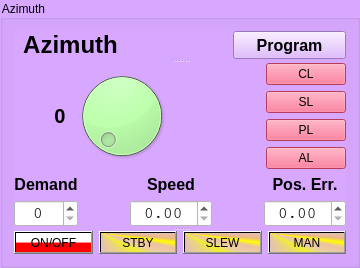
       <widget class="QGroupBox" name="Azimuth">
        <property name="styleSheet">
         <string notr="true">background-color: rgb(216, 167, 255);</string>
        </property>
        <property name="title">
         <string>Azimuth</string>
        </property>
        <layout class="QGridLayout" name="gridLayout_2">
         <item row="0" column="0">
          <widget class="QSplitter" name="splitter">
           <property name="orientation">
            <enum>Qt::Vertical</enum>
           </property>
           <widget class="QWidget" name="layoutWidget">
            <layout class="QHBoxLayout" name="horizontalLayout_2">
             <item>
              <widget class="QLabel" name="labelAzimuth">
               <property name="font">
                <font>
                 <pointsize>18</pointsize>
                 <weight>75</weight>
                 <bold>true</bold>
                </font>
               </property>
               <property name="text">
                <string>Azimuth</string>
               </property>
               <property name="alignment">
                <set>Qt::AlignCenter</set>
               </property>
              </widget>
             </item>
             <item>
              <spacer name="horizontalSpacer">
               <property name="orientation">
                <enum>Qt::Horizontal</enum>
               </property>
               <property name="sizeType">
                <enum>QSizePolicy::Fixed</enum>
               </property>
               <property name="sizeHint" stdset="0">
                <size>
                 <width>100</width>
                 <height>20</height>
                </size>
               </property>
              </spacer>
             </item>
             <item>
              <widget class="QPushButton" name="ProgramPushButtonA">
               <property name="sizePolicy">
                <sizepolicy hsizetype="Fixed" vsizetype="Fixed">
                 <horstretch>0</horstretch>
                 <verstretch>0</verstretch>
                </sizepolicy>
               </property>
               <property name="maximumSize">
                <size>
                 <width>1000</width>
                 <height>500</height>
                </size>
               </property>
               <property name="font">
                <font>
                 <pointsize>12</pointsize>
                 <weight>75</weight>
                 <bold>true</bold>
                </font>
               </property>
               <property name="text">
                <string>Program</string>
               </property>
              </widget>
             </item>
            </layout>
           </widget>
           <widget class="QWidget" name="layoutWidget">
            <layout class="QVBoxLayout" name="verticalLayout_3">
             <item>
              <layout class="QHBoxLayout" name="horizontalLayout_5">
               <item>
                <spacer name="horizontalSpacer_4">
                 <property name="orientation">
                  <enum>Qt::Horizontal</enum>
                 </property>
                 <property name="sizeHint" stdset="0">
                  <size>
                   <width>40</width>
                   <height>20</height>
                  </size>
                 </property>
                </spacer>
               </item>
               <item>
                <layout class="QHBoxLayout" name="horizontalLayout_3">
                 <item>
                  <widget class="QLabel" name="AzimuthDialLabel">
                   <property name="font">
                    <font>
                     <pointsize>15</pointsize>
                     <weight>75</weight>
                     <bold>true</bold>
                    </font>
                   </property>
                   <property name="text">
                    <string>0</string>
                   </property>
                   <property name="alignment">
                    <set>Qt::AlignCenter</set>
                   </property>
                  </widget>
                 </item>
                 <item>
                  <widget class="QDial" name="AzimuthDial">
                   <property name="styleSheet">
                    <string notr="true">background-color: rgb(187, 255, 171);</string>
                   </property>
                  </widget>
                 </item>
                </layout>
               </item>
               <item>
                <spacer name="horizontalSpacer_5">
                 <property name="orientation">
                  <enum>Qt::Horizontal</enum>
                 </property>
                 <property name="sizeType">
                  <enum>QSizePolicy::Fixed</enum>
                 </property>
                 <property name="sizeHint" stdset="0">
                  <size>
                   <width>88</width>
                   <height>20</height>
                  </size>
                 </property>
                </spacer>
               </item>
               <item>
                <layout class="QVBoxLayout" name="verticalLayout_6">
                 <item>
                  <widget class="QPushButton" name="pushButtonCL">
                   <property name="styleSheet">
                    <string notr="true">background-color: rgb(255, 85, 127);</string>
                   </property>
                   <property name="text">
                    <string>CL</string>
                   </property>
                  </widget>
                 </item>
                 <item>
                  <widget class="QPushButton" name="pushButtonSL">
                   <property name="styleSheet">
                    <string notr="true">background-color: rgb(255, 85, 127);</string>
                   </property>
                   <property name="text">
                    <string>SL</string>
                   </property>
                  </widget>
                 </item>
                 <item>
                  <widget class="QPushButton" name="pushButtonPL">
                   <property name="styleSheet">
                    <string notr="true">background-color: rgb(255, 85, 127);</string>
                   </property>
                   <property name="text">
                    <string>PL</string>
                   </property>
                  </widget>
                 </item>
                 <item>
                  <widget class="QPushButton" name="pushButtonAL">
                   <property name="styleSheet">
                    <string notr="true">background-color: rgb(255, 85, 127);</string>
                   </property>
                   <property name="text">
                    <string>AL</string>
                   </property>
                  </widget>
                 </item>
                </layout>
               </item>
              </layout>
             </item>
             <item>
              <layout class="QHBoxLayout" name="horizontalLayout_4">
               <item>
                <layout class="QVBoxLayout" name="verticalLayout_2">
                 <item>
                  <widget class="QLabel" name="DemandLabelAzimuth">
                   <property name="font">
                    <font>
                     <pointsize>12</pointsize>
                     <weight>75</weight>
                     <bold>true</bold>
                    </font>
                   </property>
                   <property name="text">
                    <string>Demand</string>
                   </property>
                   <property name="alignment">
                    <set>Qt::AlignCenter</set>
                   </property>
                  </widget>
                 </item>
                 <item>
                  <widget class="QSpinBox" name="spinBoxAzimuth">
                   <property name="font">
                    <font>
                     <family>Courier</family>
                     <pointsize>12</pointsize>
                    </font>
                   </property>
                   <property name="styleSheet">
                    <string notr="true">background-color: rgb(255, 255, 255);</string>
                   </property>
                   <property name="alignment">
                    <set>Qt::AlignCenter</set>
                   </property>
                  </widget>
                 </item>
                </layout>
               </item>
               <item>
                <spacer name="horizontalSpacer_2">
                 <property name="orientation">
                  <enum>Qt::Horizontal</enum>
                 </property>
                 <property name="sizeHint" stdset="0">
                  <size>
                   <width>40</width>
                   <height>20</height>
                  </size>
                 </property>
                </spacer>
               </item>
               <item>
                <layout class="QVBoxLayout" name="verticalLayout_4">
                 <item>
                  <widget class="QLabel" name="SpeedLabelAzimuth">
                   <property name="font">
                    <font>
                     <pointsize>12</pointsize>
                     <weight>75</weight>
                     <bold>true</bold>
                    </font>
                   </property>
                   <property name="text">
                    <string>Speed</string>
                   </property>
                   <property name="alignment">
                    <set>Qt::AlignCenter</set>
                   </property>
                  </widget>
                 </item>
                 <item>
                  <widget class="QDoubleSpinBox" name="doubleSpinBoxAPS">
                   <property name="font">
                    <font>
                     <family>Courier</family>
                     <pointsize>12</pointsize>
                    </font>
                   </property>
                   <property name="styleSheet">
                    <string notr="true">background-color: rgb(255, 255, 255);</string>
                   </property>
                   <property name="alignment">
                    <set>Qt::AlignCenter</set>
                   </property>
                  </widget>
                 </item>
                </layout>
               </item>
               <item>
                <spacer name="horizontalSpacer_3">
                 <property name="orientation">
                  <enum>Qt::Horizontal</enum>
                 </property>
                 <property name="sizeHint" stdset="0">
                  <size>
                   <width>40</width>
                   <height>20</height>
                  </size>
                 </property>
                </spacer>
               </item>
               <item>
                <layout class="QVBoxLayout" name="verticalLayout_5">
                 <item>
                  <widget class="QLabel" name="PosErrLabelAzimuth">
                   <property name="font">
                    <font>
                     <pointsize>12</pointsize>
                     <weight>75</weight>
                     <bold>true</bold>
                    </font>
                   </property>
                   <property name="text">
                    <string>Pos. Err.</string>
                   </property>
                   <property name="alignment">
                    <set>Qt::AlignCenter</set>
                   </property>
                  </widget>
                 </item>
                 <item>
                  <widget class="QDoubleSpinBox" name="doubleSpinBoxAPE">
                   <property name="font">
                    <font>
                     <family>Courier</family>
                     <pointsize>12</pointsize>
                    </font>
                   </property>
                   <property name="styleSheet">
                    <string notr="true">background-color: rgb(255, 255, 255);</string>
                   </property>
                   <property name="alignment">
                    <set>Qt::AlignCenter</set>
                   </property>
                  </widget>
                 </item>
                </layout>
               </item>
              </layout>
             </item>
            </layout>
           </widget>
           <widget class="QWidget" name="layoutWidget">
            <layout class="QHBoxLayout" name="horizontalLayout_6">
             <item>
              <widget class="QPushButton" name="ONpushButtonAZ">
               <property name="styleSheet">
                <string notr="true">background-color: qlineargradient(spread:pad, x1:0, y1:0, x2:0, y2:1, stop:0 rgba(255, 255, 255, 255), stop:0.495 rgba(255, 255, 255, 255), stop:0.505 rgba(255, 0, 0, 255), stop:1 rgba(255, 0, 0, 255));</string>
               </property>
               <property name="text">
                <string>ON/OFF</string>
               </property>
              </widget>
             </item>
             <item>
              <widget class="QPushButton" name="STBYpushButtonAZ">
               <property name="styleSheet">
                <string notr="true">background-color: qconicalgradient(cx:0, cy:0, angle:135, stop:0 rgba(255, 255, 0, 69), stop:0.375 rgba(255, 255, 0, 69), stop:0.423533 rgba(251, 255, 0, 145), stop:0.45 rgba(247, 255, 0, 208), stop:0.477581 rgba(255, 244, 71, 130), stop:0.518717 rgba(255, 218, 71, 130), stop:0.55 rgba(255, 255, 0, 255), stop:0.57754 rgba(255, 203, 0, 130), stop:0.625 rgba(255, 255, 0, 69), stop:1 rgba(255, 255, 0, 69));</string>
               </property>
               <property name="text">
                <string>STBY</string>
               </property>
              </widget>
             </item>
             <item>
              <widget class="QPushButton" name="SLEWpushButtonAZ">
               <property name="styleSheet">
                <string notr="true">background-color: qconicalgradient(cx:0, cy:0, angle:135, stop:0 rgba(255, 255, 0, 69), stop:0.375 rgba(255, 255, 0, 69), stop:0.423533 rgba(251, 255, 0, 145), stop:0.45 rgba(247, 255, 0, 208), stop:0.477581 rgba(255, 244, 71, 130), stop:0.518717 rgba(255, 218, 71, 130), stop:0.55 rgba(255, 255, 0, 255), stop:0.57754 rgba(255, 203, 0, 130), stop:0.625 rgba(255, 255, 0, 69), stop:1 rgba(255, 255, 0, 69));</string>
               </property>
               <property name="text">
                <string>SLEW</string>
               </property>
              </widget>
             </item>
             <item>
              <widget class="QPushButton" name="MANpushButtonAZ">
               <property name="styleSheet">
                <string notr="true">background-color: qconicalgradient(cx:0, cy:0, angle:135, stop:0 rgba(255, 255, 0, 69), stop:0.375 rgba(255, 255, 0, 69), stop:0.423533 rgba(251, 255, 0, 145), stop:0.45 rgba(247, 255, 0, 208), stop:0.477581 rgba(255, 244, 71, 130), stop:0.518717 rgba(255, 218, 71, 130), stop:0.55 rgba(255, 255, 0, 255), stop:0.57754 rgba(255, 203, 0, 130), stop:0.625 rgba(255, 255, 0, 69), stop:1 rgba(255, 255, 0, 69));</string>
               </property>
               <property name="text">
                <string>MAN</string>
               </property>
              </widget>
             </item>
            </layout>
           </widget>
          </widget>
         </item>
        </layout>
       </widget>
